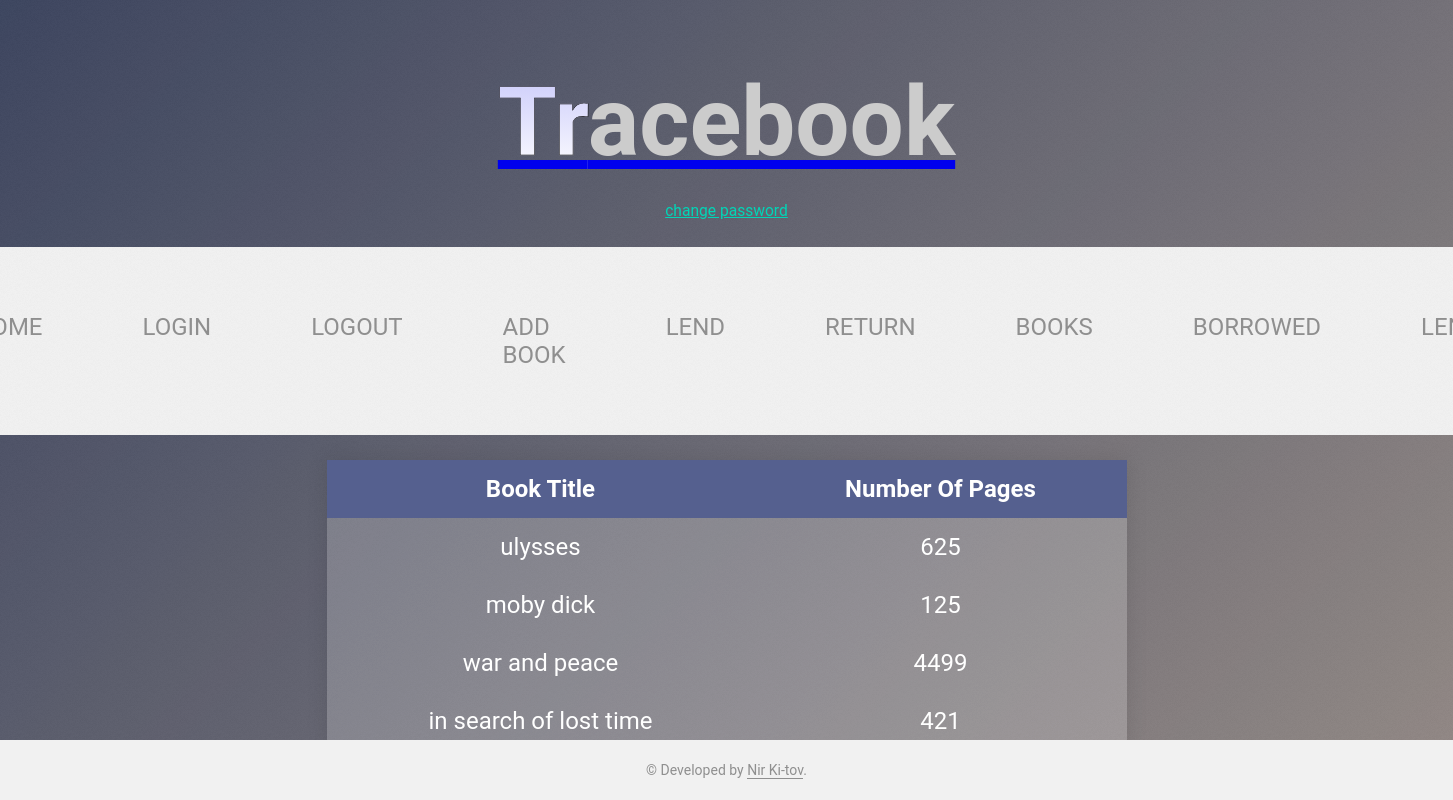
/my_books/ (signed in), run on the app's committed database.
### app.py (models this page shows, shortened)
class books (db.Model):
    id = db.Column(db.Integer, primary_key=True)
    owner_id = db.Column(db.Integer, db.ForeignKey('users.id'))
    title = db.Column(db.String(100), nullable=False)
    num_of_pages = db.Column(db.Integer, nullable=False, default=0)

### app.py (the view)
@app.route('/my_books/', methods=["POST", "GET"])
def my_books():
    if "user_name" in session:
        user_name = session["user_name"]
        user_books = db.session.query(books.title, books.num_of_pages).select_from(users).join(books, users.id == books.owner_id). \
            filter(users.name == user_name).all()
        return render_template("my_books.html", books_query=user_books)
    else:
        flash("You are not logged in!")
        return redirect(url_for("home"))

### templates/my_books.html (shortened to what this page needs)
{% extends "base.html" %}
{% block link %}
<link rel="stylesheet" type="text/css" href="{{ url_for('static', filename='css_files/main_style.css')}}"/>
{% endblock %}
{% block div %}<a class='lf--forgot' href="{{ url_for('update') }}">change password</a>{% endblock %}
{% block content %}
<div class="table-container">
	<table>
		<thead>
			<tr>
				<th>Book Title</th>
				<th>Number Of Pages</th>
			</tr>
		</thead>
		<tbody>
		{% for r in books_query %}
			<tr>
			{% for i in r %}
				<td>{{i}}</td>
			{% endfor %}
			</tr>
		{% endfor %}
		</tbody>
	</table>
</div>
{% endblock %}

### static/css_files/base_style.css (style rules this page uses)
* { padding: 0; margin: 0; }
body { display: flex; flex-direction: column; justify-content: center; align-items: center; position: relative; min-height: 100vh; font-family: Hack, monospace; }
div { color: #f9f9f9; text-align: center; }

### static/css_files/main_style.css (style rules this page uses)
* { -webkit-font-smoothing: antialiased; text-rendering: optimizeLegibility; }
html, body { height: 100%; }
body { display: -webkit-box; display: flex; -webkit-box-align: center; align-items: center; -webkit-box-pack: center; justify-content: center; -webkit-box-orient: vertical; -webkit-box-direction: normal; flex-direction: column; position: relative; background: linear-gradient(135deg, rgba(36, 46, 77, 0.9), rgba(137, 126, 121, 0.9)); font-family: 'Roboto', helvetica, arial, sans-serif; font-size: 1.5em; }
body:before { content: ''; position: absolute; top: 0; left: 0; height: 100%; width: 100%; opacity: .3; }
.lf--forgot { margin-top: 1em; color: #00d6b7; font-size: .65em; text-align: center; position: relative; }
::placeholder { color: #8f8f8f; }
.table-container { position: relative; top: 50%; left: 50%; -webkit-transform: translate(-50%, -50%); transform: translate(-50%, -50%); }
table { width: 800px; border-collapse: collapse; overflow: hidden; box-shadow: 0 0 20px rgba(0, 0, 0, 0.1); }
th, td { padding: 15px; background-color: rgba(255, 255, 255, 0.2); color: #fff; }
th { text-align: center; }
thead th { background-color: #55608f; }
tbody td { position: relative; }

### data on the page
books: title "ulysses", num_of_pages "625"
books: title "moby dick", r "125"
books: title "war and peace", num_of_pages "4499"
books: title "in search of lost time", num_of_pages "421"
